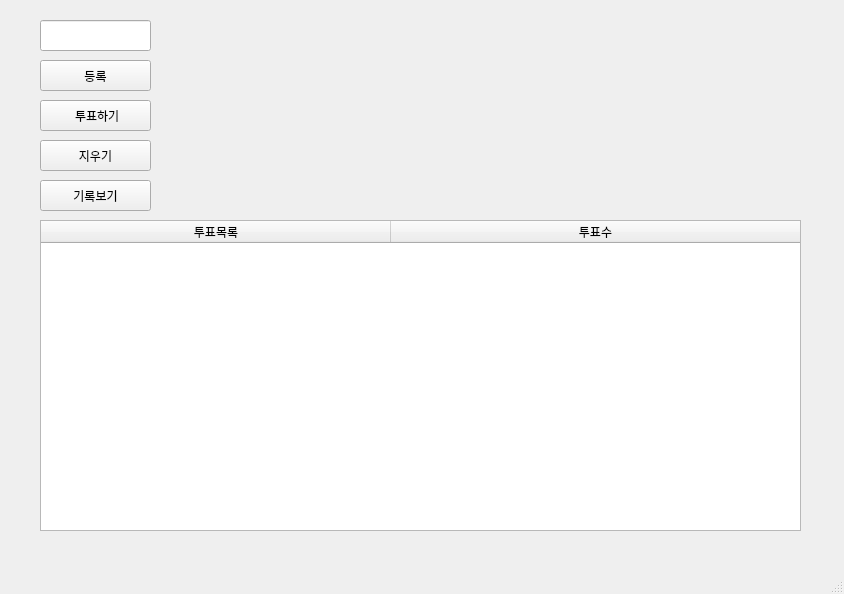
<?xml version="1.0" encoding="UTF-8"?>
<ui version="4.0">
 <class>MainWindow</class>
 <widget class="QMainWindow" name="MainWindow">
  <property name="geometry">
   <rect>
    <x>0</x>
    <y>0</y>
    <width>844</width>
    <height>594</height>
   </rect>
  </property>
  <property name="windowTitle">
   <string>MainWindow</string>
  </property>
  <widget class="QWidget" name="centralwidget">
   <widget class="QStackedWidget" name="stackedWidget">
    <property name="geometry">
     <rect>
      <x>0</x>
      <y>0</y>
      <width>841</width>
      <height>571</height>
     </rect>
    </property>
    <property name="currentIndex">
     <number>0</number>
    </property>
    <widget class="QWidget" name="page">
     <widget class="QTableWidget" name="tw_view">
      <property name="geometry">
       <rect>
        <x>40</x>
        <y>220</y>
        <width>761</width>
        <height>311</height>
       </rect>
      </property>
      <attribute name="horizontalHeaderDefaultSectionSize">
       <number>350</number>
      </attribute>
      <attribute name="horizontalHeaderStretchLastSection">
       <bool>true</bool>
      </attribute>
      <column>
       <property name="text">
        <string>투표목록</string>
       </property>
      </column>
      <column>
       <property name="text">
        <string>투표수</string>
       </property>
      </column>
     </widget>
     <widget class="QLineEdit" name="le_input">
      <property name="geometry">
       <rect>
        <x>40</x>
        <y>20</y>
        <width>111</width>
        <height>31</height>
       </rect>
      </property>
     </widget>
     <widget class="QPushButton" name="pbt_input">
      <property name="geometry">
       <rect>
        <x>40</x>
        <y>60</y>
        <width>111</width>
        <height>31</height>
       </rect>
      </property>
      <property name="text">
       <string>등록</string>
      </property>
     </widget>
     <widget class="QPushButton" name="pbt_start">
      <property name="geometry">
       <rect>
        <x>40</x>
        <y>100</y>
        <width>111</width>
        <height>31</height>
       </rect>
      </property>
      <property name="text">
       <string> 투표하기</string>
      </property>
     </widget>
     <widget class="QPushButton" name="pbt_view">
      <property name="geometry">
       <rect>
        <x>40</x>
        <y>180</y>
        <width>111</width>
        <height>31</height>
       </rect>
      </property>
      <property name="text">
       <string>기록보기</string>
      </property>
     </widget>
     <widget class="plotWidget" name="graph1" native="true">
      <property name="geometry">
       <rect>
        <x>220</x>
        <y>10</y>
        <width>581</width>
        <height>201</height>
       </rect>
      </property>
     </widget>
     <widget class="QPushButton" name="pbt_erase">
      <property name="geometry">
       <rect>
        <x>40</x>
        <y>140</y>
        <width>111</width>
        <height>31</height>
       </rect>
      </property>
      <property name="text">
       <string>지우기</string>
      </property>
     </widget>
    </widget>
    <widget class="QWidget" name="page_2">
     <widget class="QComboBox" name="comboBox">
      <property name="geometry">
       <rect>
        <x>40</x>
        <y>170</y>
        <width>151</width>
        <height>31</height>
       </rect>
      </property>
     </widget>
     <widget class="QLabel" name="label">
      <property name="geometry">
       <rect>
        <x>40</x>
        <y>140</y>
        <width>71</width>
        <height>31</height>
       </rect>
      </property>
      <property name="text">
       <string>투표 회차</string>
      </property>
     </widget>
     <widget class="QTableWidget" name="tw2_view">
      <property name="geometry">
       <rect>
        <x>40</x>
        <y>220</y>
        <width>761</width>
        <height>311</height>
       </rect>
      </property>
      <attribute name="horizontalHeaderDefaultSectionSize">
       <number>350</number>
      </attribute>
      <attribute name="horizontalHeaderStretchLastSection">
       <bool>true</bool>
      </attribute>
      <column>
       <property name="text">
        <string>투표목록</string>
       </property>
      </column>
      <column>
       <property name="text">
        <string>투표수</string>
       </property>
      </column>
     </widget>
     <widget class="QPushButton" name="pbt_input_3">
      <property name="geometry">
       <rect>
        <x>40</x>
        <y>20</y>
        <width>111</width>
        <height>31</height>
       </rect>
      </property>
      <property name="text">
       <string>home</string>
      </property>
     </widget>
     <widget class="QWidget" name="graph2" native="true">
      <property name="geometry">
       <rect>
        <x>220</x>
        <y>10</y>
        <width>581</width>
        <height>201</height>
       </rect>
      </property>
     </widget>
    </widget>
   </widget>
  </widget>
  <widget class="QMenuBar" name="menubar">
   <property name="geometry">
    <rect>
     <x>0</x>
     <y>0</y>
     <width>844</width>
     <height>22</height>
    </rect>
   </property>
  </widget>
  <widget class="QStatusBar" name="statusbar"/>
 </widget>
 <customwidgets>
  <customwidget>
   <class>plotWidget</class>
   <extends>QWidget</extends>
   <header location="global">plotwidget.h</header>
   <container>1</container>
  </customwidget>
 </customwidgets>
 <resources/>
 <connections/>
</ui>
